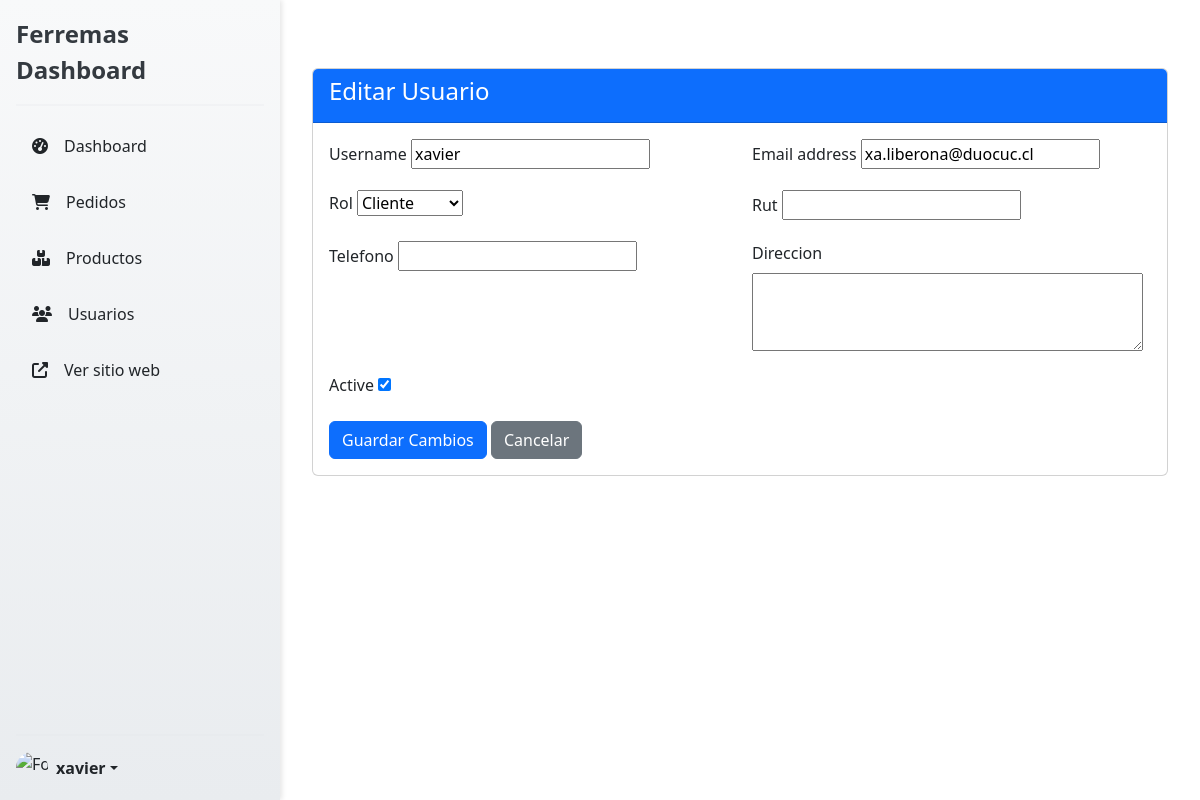
The page /dashboard/users/edit/1/ (signed in) on the database as committed earlier.
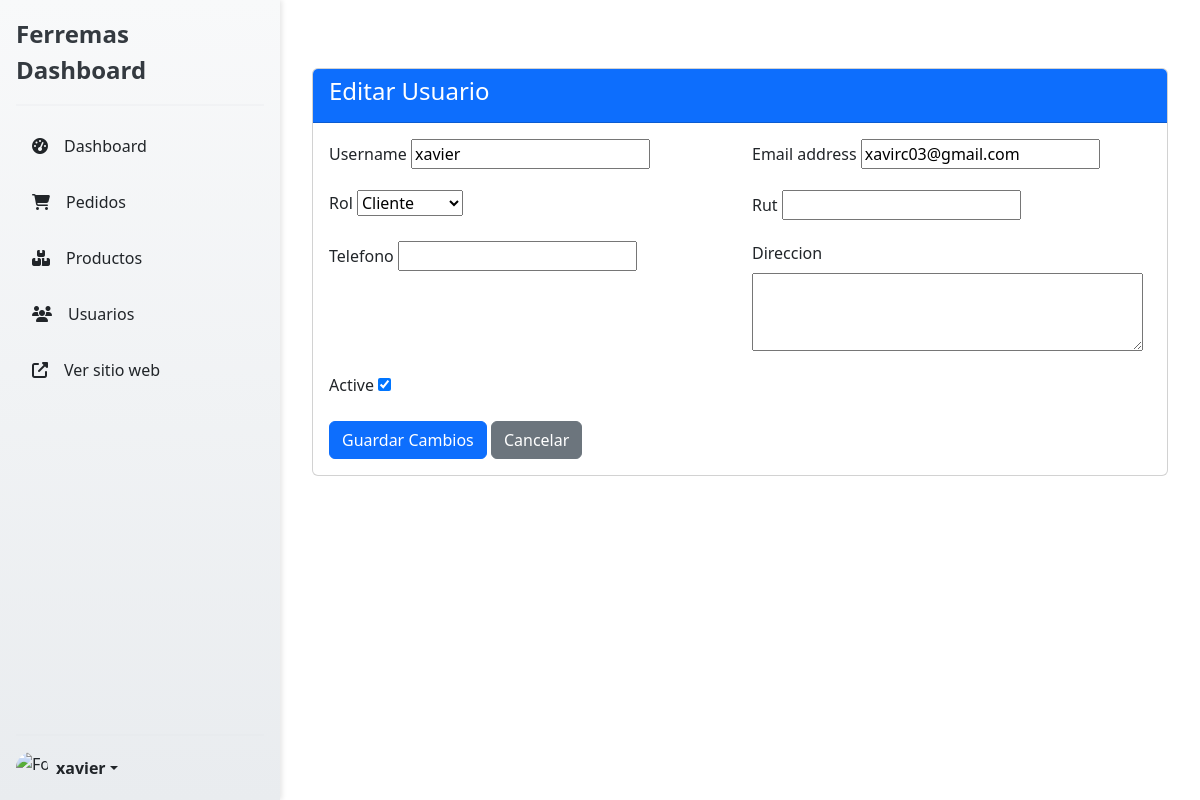
The same page on the database as committed later.
### miPaypal/models.py (models this page shows, shortened)
class CustomUser(AbstractUser):
    ROLES = (
        ('cliente', 'Cliente'),
        ('bodeguero', 'Bodeguero'),
        ('contador', 'Contador'),
        ('vendedor', 'Vendedor'),
    )
    rut = models.CharField(max_length=12, blank=True, null=True)
    telefono = models.CharField(max_length=15, blank=True, null=True)
    direccion = models.TextField(blank=True, null=True)
    rol = models.CharField(max_length=10, choices=ROLES, default='cliente')

### ecommerce/views.py (the view)
# urls.py: path('dashboard/users/edit/<int:user_id>/', edit_user, name='edit-user'),
@admin_required
def edit_user(request, user_id):
    user = get_object_or_404(CustomUser, id=user_id)
    if request.method == 'POST':
        form = UserEditForm(request.POST, instance=user)
        if form.is_valid():
            form.save()
            messages.success(request, 'Usuario actualizado correctamente')
            return redirect('list-user')  # Cambiado a 'list-user' para consistencia
    else:
        form = UserEditForm(instance=user)
    return render(request, 'dashboard-panel/crud-users/edit-user.html', {'form': form})

### miPaypal/forms.py
class UserEditForm(forms.ModelForm):
    class Meta:
        model = CustomUser
        fields = ['username', 'email', 'rol', 'rut', 'telefono', 'direccion', 'is_active']
        widgets = {
            'direccion': forms.Textarea(attrs={'rows': 3}),
        }

### ecommerce/templates/dashboard-panel/crud-users/edit-user.html (shortened to what this page needs)
{% extends 'dashboard-panel/dashboard.html' %}
{% load static %}
{% block content %}
<div class="container mt-5">
    <div class="card">
        <div class="card-header bg-primary text-white">
            <h4>Editar Usuario</h4>
        </div>
        <div class="card-body">
            <form method="POST">
                <div class="row">
                    {% for field in form %}
                    <div class="col-md-6 mb-3">
                        <label class="form-label">{{ field.label }}</label>
                        {{ field }}
                    </div>
                    {% endfor %}
                </div>
                <button type="submit" class="btn btn-primary">Guardar Cambios</button>
                <a href="{% url 'list-user' %}" class="btn btn-secondary">Cancelar</a>
            </form>
        </div>
    </div>
</div>
{% endblock %}

### ecommerce/templates/dashboard-panel/dashboard.html (shortened to what this page needs)
{%load static%}
<!DOCTYPE html>
<html lang="es">
<head>
    <link rel="stylesheet" href="{%static 'css/dashboard.css'%}">
    <link href="https://cdn.jsdelivr.net/npm/bootstrap@5.3.7/dist/css/bootstrap.min.css" rel="stylesheet">
    <link rel="stylesheet" href="https://cdnjs.cloudflare.com/ajax/libs/font-awesome/6.4.0/css/all.min.css">
</head>
<body>
    <div class="wrapper">
        <div class="d-flex flex-column flex-shrink-0 p-3 bg-light sidebar" style="width: 280px;">
            <a href="{% url 'dashboard-panel-page' %}" class="d-flex align-items-center mb-3 mb-md-0 me-md-auto link-dark text-decoration-none">
                <span class="fs-4">Ferremas Dashboard</span>
            </a>
            <hr>
            <ul class="nav nav-pills flex-column mb-auto">
                <li class="nav-item">
                    <a href="{% url 'dashboard-panel-page' %}"
                    class="nav-link link-dark {% if request.resolver_match.url_name == 'dashboard-panel-page' %}active{% endif %}">
                        <i class="fas fa-tachometer-alt me-2"></i>Dashboard
                    </a>
                </li>
                <li class="nav-item">
                    <a href=""
                    class="nav-link link-dark {% if request.resolver_match.url_name == 'admin_orders' %}active{% endif %}">
                        <i class="fas fa-shopping-cart me-2"></i>Pedidos
                    </a>
                </li>
                <li class="nav-item">
                    <a href="{% url 'list-products' %}"
                    class="nav-link link-dark {% if request.resolver_match.url_name == 'list-products' %}active{% endif %}">
                        <i class="fas fa-boxes me-2"></i>Productos
                    </a>
                </li>
                <li class="nav-item">
                    <a href="{% url 'list-user' %}"
                    class="nav-link link-dark {% if request.resolver_match.url_name == 'list-user' %}active{% endif %}">
                        <i class="fas fa-users me-2"></i>Usuarios
                    </a>
                </li>
                <li class="nav-item">
                    <a href="{% url 'index-page' %}"
                    class="nav-link link-dark {% if request.resolver_match.url_name == 'home' %}active{% endif %}">
                        <i class="fas fa-external-link-alt me-2"></i>Ver sitio web
                    </a>
                </li>
            </ul>
            <hr>
            <div class="dropdown">
                <a href="#" class="d-flex align-items-center link-dark text-decoration-none dropdown-toggle show"
                id="dropdownUser2" data-bs-toggle="dropdown" aria-expanded="true">
                    {% if user.profile.image %}
                        <img src="{{ user.profile.image.url }}" alt="Foto de perfil" width="32" height="32" class="rounded-circle me-2">
                    {% else %}
                        <img src="{% static 'images/default-profile.png' %}" alt="Foto de perfil" width="32" height="32" class="rounded-circle me-2">
                    {% endif %}
                    <strong>{{ user.username }}</strong>
                </a>
            </div>
        </div>
        <div class="main-content">
            {%block content%}
            {%endblock%}
        </div>
    </div>
</body>
</html>

### ecommerce/static/css/dashboard.css (style rules this page uses)
.sidebar { height: 100vh; width: 280px; padding: 1.5rem; background: linear-gradient(to bottom, #f8f9fa, #e9ecef); box-shadow: 2px 0 5px rgba(0, 0, 0, 0.1); }
.sidebar .fs-4 { font-weight: bold; color: #343a40; }
.sidebar hr { border-top: 2px solid #dee2e6; }
.sidebar .nav-link { display: flex; align-items: center; gap: 0.5rem; font-weight: 500; color: #495057; border-radius: 0.375rem; padding: 0.75rem 1rem; margin-bottom: 0.5rem; transition: background-color 0.2s ease, color 0.2s ease; }
.sidebar .nav-link svg, .sidebar .nav-link i { color: inherit; transition: color 0.2s ease; }
.sidebar .dropdown-toggle { font-weight: 500; color: #212529; }

### ecommerce/templates/dashboard-panel/crud-users/edit-user.html (style rules this page uses)
.main-content { margin-left: 280px; padding: 20px; }
.sidebar { position: fixed; height: 100%; top: 0; left: 0; }

Rows that differ between the two databases and show on the page:
changed CustomUser "xavier": email "xa.liberona@duocuc.cl" → "xavirc03@gmail.com"
